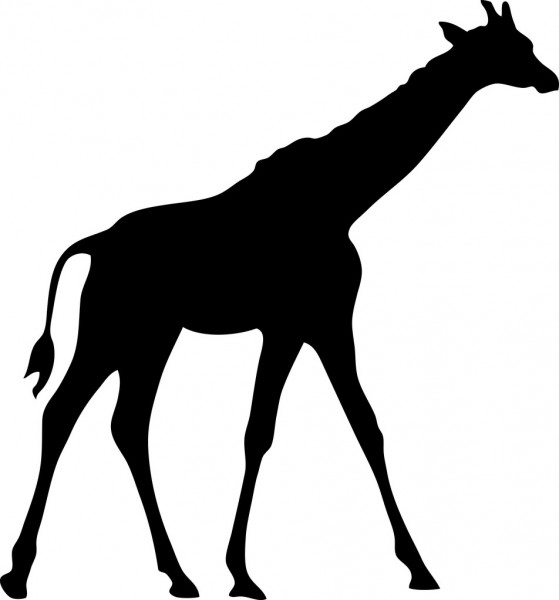
#> input picture photos/giraffe.jpg, 559 x 600 px
$ python main.py
#> lines starting #> are read from the running program, lines starting #| are printed output that depends on the picture; after the words box and inside, x2 and y2 are one past the last pixel; in counts of white or black regions, pixels touching at a corner belong together
### path.py
import cv2
import numpy as np

def getContour(imgName):
#> called with imgName = 'photos/giraffe.jpg'
    img = cv2.imread(imgName)
#> img is the input picture: shape (600, 559, 3); min 0, max 255, mean 189.6
    gray = cv2.cvtColor(img, cv2.COLOR_RGB2GRAY)
    thresh = cv2.threshold(gray, 150, 255, cv2.THRESH_BINARY_INV)[1]
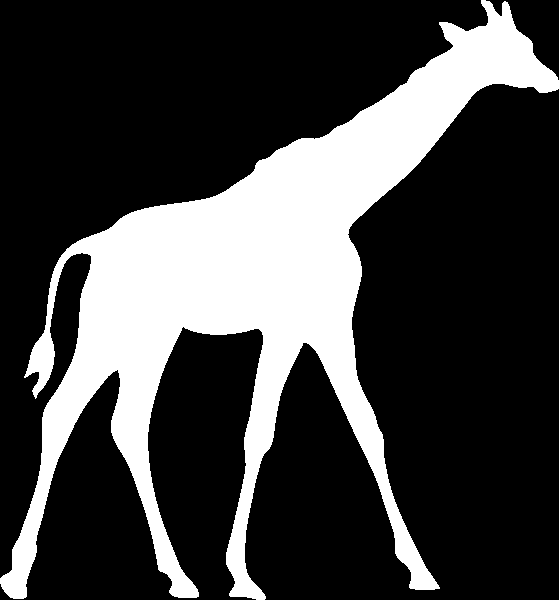
#> thresh: shape (600, 559); 25.7% white; 1 white region
    contours = cv2.findContours(thresh, cv2.RETR_EXTERNAL, cv2.CHAIN_APPROX_NONE)[0]
#> contours = 1 contour; box (x1, y1, x2, y2) and area: (0, 0, 559, 600) 84368

    img = np.zeros(img.shape)
    cv2.drawContours(img, contours, -1, (0, 255, 0), 1)
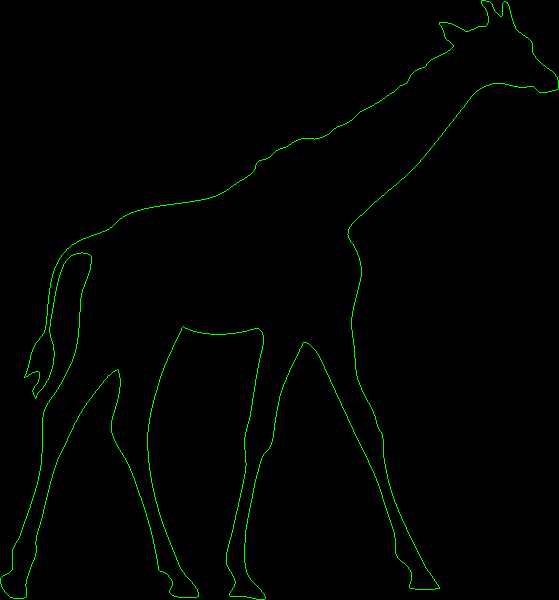
#> img: shape (600, 559, 3) float64; mean B, G, R 0, 2.7, 0
    cv2.imwrite('contours.jpg', img)

    return max(contours, key = cv2.contourArea).squeeze()

def getPath(imgName):
    contour = getContour(imgName)
#> contour = 3575 pairs, first value 0 to 558, second value 0 to 599
    return [complex(x[0], x[1]) for x in contour]


# [23 lines left out: function oldGetContour, not called in this run]

    # [8 lines of commented-out code are left out]


### fourier.py
import numpy as np

def integrand(path, t, n):
    return np.exp(n * -2j * np.pi * t/len(path)) * path[t]

def integral(path, n):
    integral = 0
    for t in range(len(path)):
        integral += integrand(path, t, n) * 1/len(path)
    return integral

def getCn(N, path):
    c = {}
    for n in range(-N, N+1):
        c[n] = integral(path, n)
    return c


def vector(cn, t, n):
    return cn * np.exp(n * 2j * np.pi * t)

def getApprox(N, path, c):
    approx = []
    for t in range(len(path)):
        vectorSum = 0
        for n in range(-N, N+1):
            vectorSum += vector(c[n], t/len(path), n)
        approx.append(vectorSum)
    return np.array(approx)


def transform(N, path):
    c = getCn(N, path)
    approx = getApprox(N, path, c)
    return approx.real, approx.imag*-1

### main.py
import os
os.environ['MPLCONFIGDIR'] = os.getcwd() + "/configs/"
import matplotlib.pyplot as plt

from fourier import transform
from path import getPath

path = getPath('photos/giraffe.jpg')
#> path = 3575 items


while True:
#> (the run stopped early here; a loop or call above may not have finished)

$ run again, with photos/ele.jpg copied over photos/giraffe.jpg
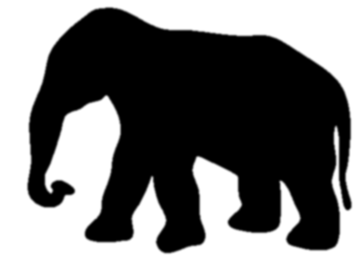
#> input picture photos/ele.jpg, 363 x 261 px
#> in getContour, img is the input picture: shape (261, 363, 3); min 0, max 255, mean 116
#> in getContour, `thresh = cv2.threshold(gray, 150, 255, cv2.THRESH_BINARY_INV)[1]`:
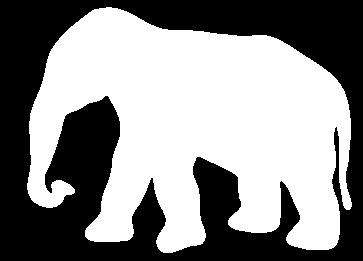
#> thresh: shape (261, 363); 54.9% white; 1 black region
#> contours = 1 contour; box (x1, y1, x2, y2) and area: (27, 7, 352, 253) 51166
#> contour = 1721 pairs, first value 27 to 351, second value 7 to 252
#> path = 1721 items

$ run again, with photos/horse.jpg copied over photos/giraffe.jpg
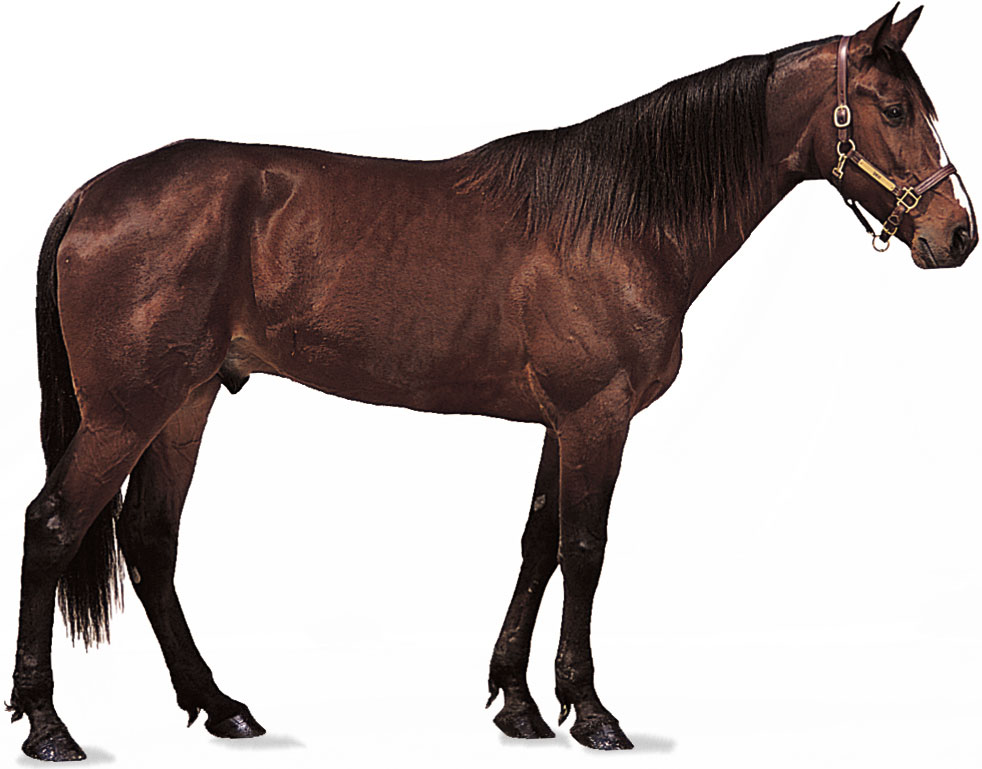
#> input picture photos/horse.jpg, 982 x 769 px
#> in getContour, img is the input picture: shape (769, 982, 3); mean B, G, R 171.5, 173.2, 182
#> in getContour, `thresh = cv2.threshold(gray, 150, 255, cv2.THRESH_BINARY_INV)[1]`:
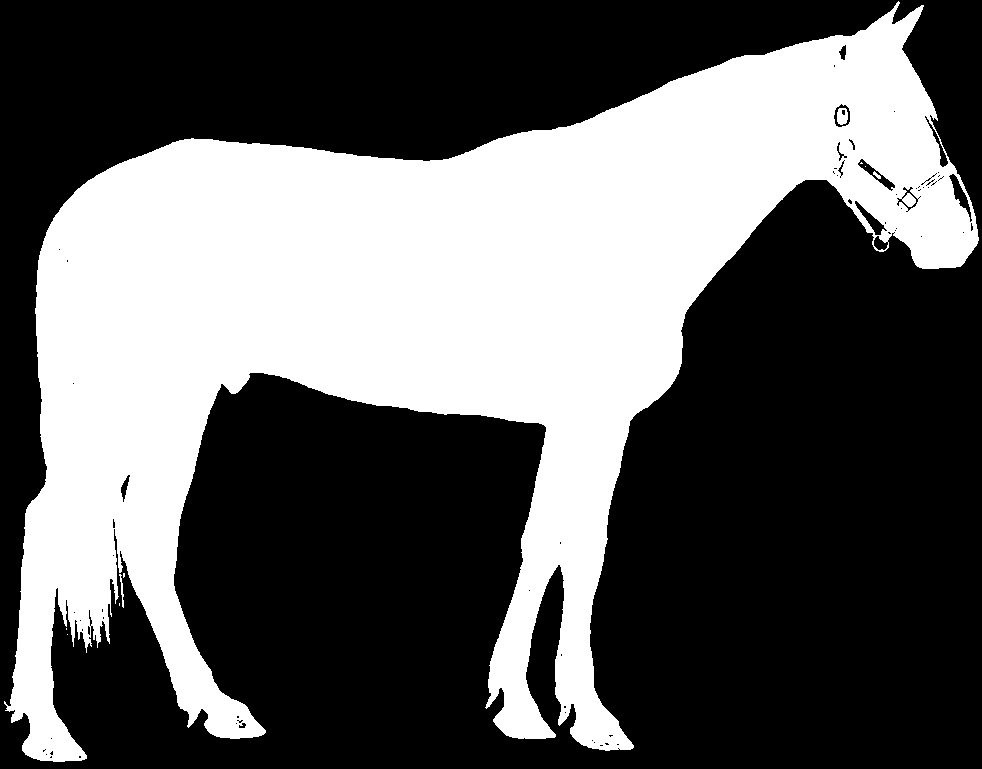
#> thresh: shape (769, 982); 37.8% white; 10 white regions (6 under 20 px)
#> contours = 6 contours, 4 with area under 20; largest, box (x1, y1, x2, y2) and area: (4, 1, 979, 762) 284835, (119, 574, 124, 608) 28
#> contour = 5200 pairs, first value 4 to 978, second value 1 to 761
#> path = 5200 items
